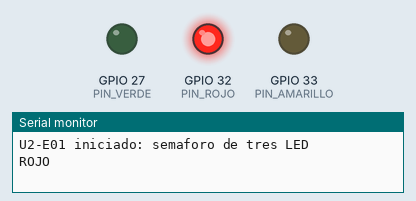
Recording of a sketch running on a simulated ESP32. On the bench: output pins drawn as LEDs (lit = HIGH), the last lines printed to the serial monitor.

Above: at 1.8 s.
At 4.8 s:
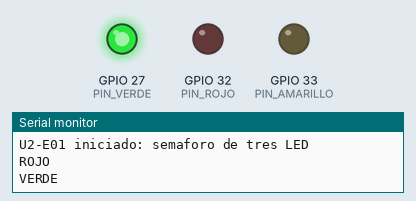
At 6.8 s:
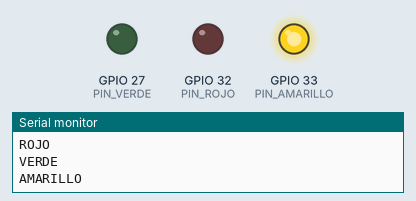
Timing chart, 0 to 9.4 s (numbered marks = the images above):
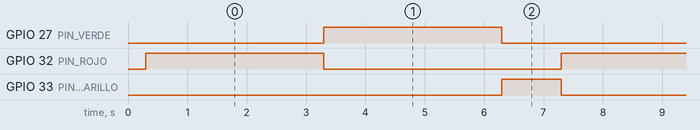

The sketch:

U2-E01-semaforo-tres-leds.ino
```cpp
/*
  U2-E01 - Semaforo de tres LED
  Placa: ESP32 DevKit V1 de 30 pines
  Monitor serie: 115200 bit/s

  Objetivo: practicar varias salidas digitales y una secuencia de tiempos.
  GPIO32, 33 y 27 no son pines de arranque (strapping) ni estan reservados
  para la flash, por lo que son una eleccion segura para LED de practica.

  Ampliacion sugerida (ver manual, seccion 2.8): reemplazar los delay()
  bloqueantes por una maquina de estados basada en millis(), de modo que
  el programa pueda seguir atendiendo otras tareas durante la secuencia.
*/
const uint8_t PIN_ROJO     = 32;
const uint8_t PIN_AMARILLO = 33;
const uint8_t PIN_VERDE    = 27;

void setup() {
  Serial.begin(115200);
  pinMode(PIN_ROJO, OUTPUT);
  pinMode(PIN_AMARILLO, OUTPUT);
  pinMode(PIN_VERDE, OUTPUT);
  digitalWrite(PIN_ROJO, LOW);
  digitalWrite(PIN_AMARILLO, LOW);
  digitalWrite(PIN_VERDE, LOW);
  delay(300);
  Serial.println("U2-E01 iniciado: semaforo de tres LED");
}

void loop() {
  // Rojo
  digitalWrite(PIN_ROJO, HIGH);
  Serial.println("ROJO");
  delay(3000);
  digitalWrite(PIN_ROJO, LOW);

  // Verde
  digitalWrite(PIN_VERDE, HIGH);
  Serial.println("VERDE");
  delay(3000);
  digitalWrite(PIN_VERDE, LOW);

  // Amarillo (aviso antes de volver a rojo)
  digitalWrite(PIN_AMARILLO, HIGH);
  Serial.println("AMARILLO");
  delay(1000);
  digitalWrite(PIN_AMARILLO, LOW);
}
```

Measured:
- by itself, GPIO 27 (PIN_VERDE), GPIO 32 (PIN_ROJO): alternates HIGH for 3.0 s and LOW for 4.0 s
- by itself, GPIO 33 (PIN_AMARILLO): alternates HIGH for 1.0 s and LOW for 6.0 s
- by itself, everything shown: repeats every 7.0 s, in 4 steps
